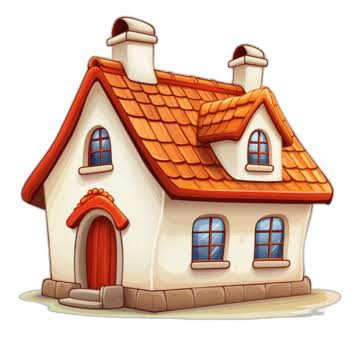
#> input picture images.jpg, 360 x 360 px
$ python EX2.py
#> lines starting #> are read from the running program, lines starting #| are printed output that depends on the picture; after the words box and inside, x2 and y2 are one past the last pixel; in counts of white or black regions, pixels touching at a corner belong together
import cv2
import matplotlib.pyplot as plt

image=cv2.imread("images.jpg")
#> image is the input picture: shape (360, 360, 3); mean B, G, R 182.2, 197.5, 224.5
gray=cv2.cvtColor(image, cv2.COLOR_BGR2GRAY)
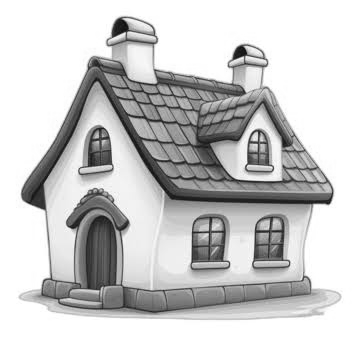
#> gray: shape (360, 360); min 12, max 255, mean 203.8
_, global_threshold = cv2.threshold(
    gray, 127, 255, cv2.THRESH_BINARY
)
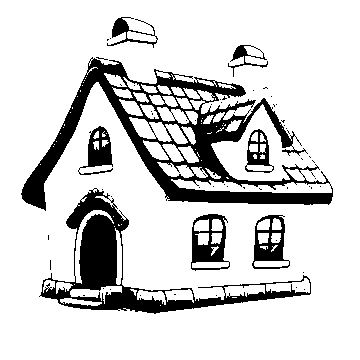
#> global_threshold: shape (360, 360); 82.7% white; 62 black regions (54 under 20 px), largest, box (x1, y1, x2, y2) and area: (21, 57, 333, 211) 11599, (39, 188, 311, 314) 6668, (191, 214, 230, 271) 1072
adaptive_mean=cv2.adaptiveThreshold(
    gray,
    255,
    cv2.ADAPTIVE_THRESH_MEAN_C,
    cv2.THRESH_BINARY,
    11,
    2
)
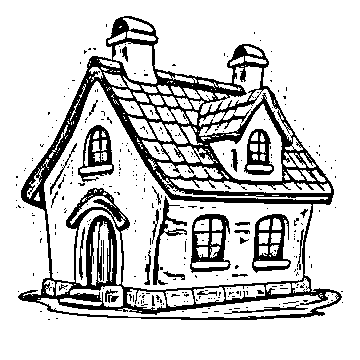
#> adaptive_mean: shape (360, 360); 80.7% white; 320 black regions (290 under 20 px), largest, box (x1, y1, x2, y2) and area: (18, 16, 342, 320) 18569, (190, 214, 231, 273) 1097, (252, 214, 291, 273) 1015
adaptive_gaussian=cv2.adaptiveThreshold(
    gray,
    255,
    cv2.ADAPTIVE_THRESH_GAUSSIAN_C,
    cv2.THRESH_BINARY,
    11,
    2
)
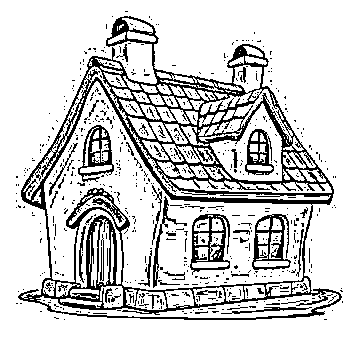
#> adaptive_gaussian: shape (360, 360); 82.2% white; black in thin lines or dots, all inside (x1, y1, x2, y2) = (16, 11, 343, 320)
_, otsu=cv2.threshold(
    gray,
    0,
    255,
    cv2.THRESH_BINARY + cv2.THRESH_OTSU
)
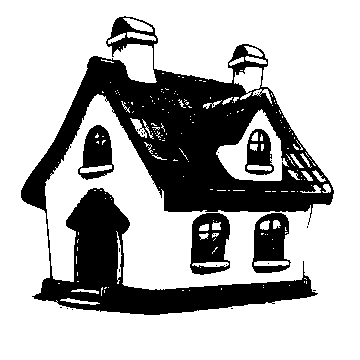
#> otsu: shape (360, 360); 70.1% white; 22 black regions (17 under 20 px), largest, box (x1, y1, x2, y2) and area: (21, 16, 334, 315) 33424, (190, 213, 230, 275) 1742, (252, 213, 291, 273) 1548, (78, 125, 114, 180) 1191, (245, 129, 274, 175) 785
cv2.imwrite("global_threshold.jpg", global_threshold)
cv2.imwrite("adaptive_mean.jpg", adaptive_mean)
cv2.imwrite("adaptive_gaussian.jpg", adaptive_gaussian)
cv2.imwrite("otsu_threshold.jpg", otsu)
plt.figure(figsize=(12, 8))
plt.subplot(2, 3, 1)
plt.imshow(gray, cmap="gray")
plt.title("Grayscale Image")
plt.axis("off")
plt.subplot(2, 3, 2)
plt.imshow(global_threshold, cmap="gray")
plt.title("Global Thresholding")
plt.axis("off")
plt.subplot(2, 3, 3)
plt.imshow(adaptive_mean, cmap="gray")
plt.title("Adaptive Mean")
plt.axis("off")
plt.subplot(2, 3, 4)
plt.imshow(adaptive_gaussian, cmap="gray")
plt.title("Adaptive Gaussian")
plt.axis("off")
plt.subplot(2, 3, 5)
plt.imshow(otsu, cmap="gray")
plt.title("Otsu Thresholding")
plt.axis("off")
plt.tight_layout()
plt.show()
